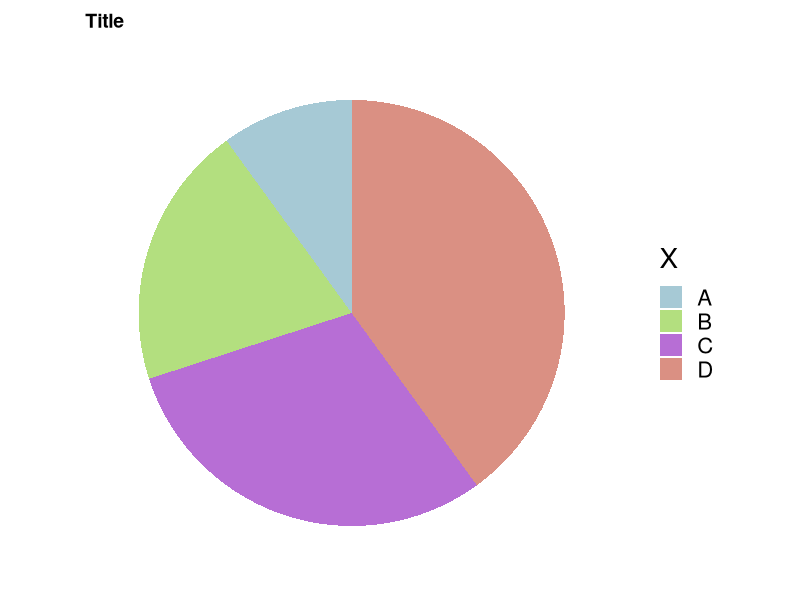

Reproduce this figure in R.
## ---- chunk 1
library(tidyverse)

dat <- tibble(y = c(1, 2, 3, 4), x = c('A', 'B', 'C', 'D'), color = c("#A6C9D5", "#B3DF7F", "#B76ED5", "#DA9083"))
dat

dat %>% 
  # 让四种类型堆叠在一起，用不同的颜色填充
  ggplot(aes(x = '', y = y, fill = x)) + 
  geom_bar(width = 1, stat = 'identity') +
  coord_polar("y", start = 0) +
  labs(fill = 'X', title = 'Title') +
  scale_fill_manual(values = dat$color) +
  theme_minimal(base_size = 20) +
  theme(
    axis.title.x = element_blank(),
    axis.title.y = element_blank(),
    panel.border = element_blank(),
    panel.grid = element_blank(),
    axis.ticks = element_blank(),
    plot.title = element_text(size = 14, face = 'bold'),
    axis.text.x = element_blank(),
    legend.position = 'right'
  )
# 输出图片的大小
# ggsave('filepath.pdf', width = 14, height = 8)
